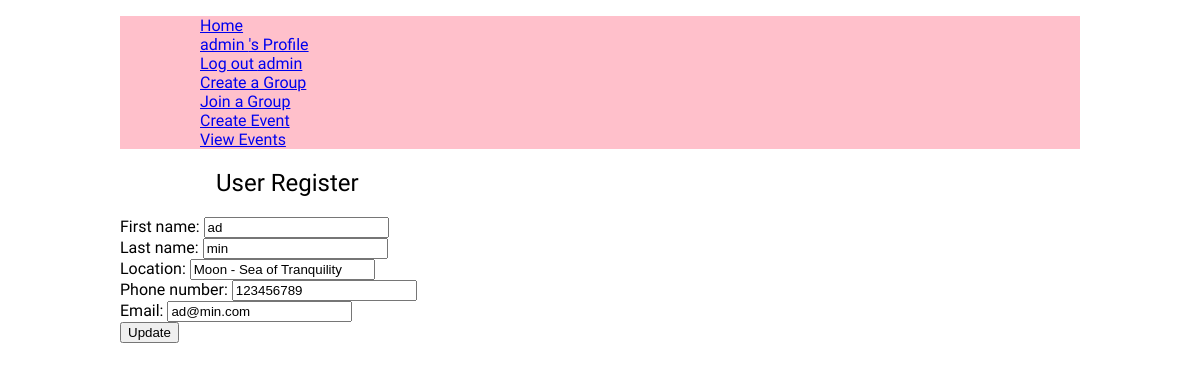
Page /user/edit/1 (signed in) on the committed database.
### user_profile/models.py (models this page shows, shortened)
class CustomUser(AbstractUser):
    location = models.CharField(max_length=100, blank=True)
    phone_number = models.CharField( max_length=50, blank=True)
    date_joined = models.DateTimeField( auto_now_add=True)

### user_profile/views.py (the view)
# urls.py: path('edit/<int:user_id>', views.edit_view, name='edit_view'),
@login_required
def edit_view(request, user_id):
    user = get_object_or_404(CustomUser, pk=user_id)
    if request.method == 'POST':
        form = CustomUserFormEdit(request.POST, instance=user,)
        if form.is_valid():
            form.save()
            return redirect('user:profile')
    else:
        form = CustomUserFormEdit(instance=user, )
    return render(request, 'user_profile/edit.html', {'form': form, 'user': user})

### user_profile/forms.py
class CustomUserFormEdit(forms.ModelForm):
    email = forms.EmailField(required=True)
    class Meta:
        model = User
        fields = ('first_name', 'last_name', 'location', 'phone_number', 'email')
        widgets = {
            'first_name': forms.TextInput(attrs={'maxlength': 50}),
            'last_name': forms.TextInput(attrs={'maxlength': 50}),
        }

### user_profile/templates/user_profile/edit.html (shortened to what this page needs)
{% extends "base.html" %}
{% block content %}
    <section>
        <h1>User Register</h1>
        <form  method="post" class="form-with-validation">
            {{form}}
            <button>Update</button>
        </form>
    </section>
{% endblock content %}

### armonario_proj/templates/layout.html (shortened to what this page needs)
{% load static %}
{% url 'home' as home_url %}
{% url "profile" as profile_url %}
<!DOCTYPE html>
<html lang="en">
<head>
    <link rel="stylesheet" href="{% static 'css/style.css' %}">
</head>
<body>
    <header>
        <div>
            <nav>
                <ul>
                    {% if request.path != '/' %}
                        <ul><a href="/">Home</a></ul>
                    {% endif %}
                    {% if user.is_authenticated %}
                        <ul><a href="{% url "user:profile" %}">{{user.username}} 's Profile</a></ul>
                        <ul><a href="{% url "user:logout" %}">Log out {{user.username}}</a></ul>
                        <ul><a href="{% url "group:create" %}">Create a Group</a></ul>
                        <ul><a href="{% url "group:join" %}">Join a Group</a></ul>
                        <ul><a href="{% url "event:create" %}">Create Event</a></ul>
                        <ul><a href="{% url "calendar:list" %}">View Events</a></ul>
                    {% else %}
                        <ul><a href="{% url "user:login" %}">Log in</a></ul>
                        <ul><a href="{% url "user:register" %}">Register</a></ul>
                    {% endif %}
                </ul>
            </nav>
        </div>
    </header>
    <main >
        {% block content %}{% endblock content %}
    </main>
</body>
</html>

### armonario_proj/static/css/style.css (style rules this page uses)
:root { --title-font: "Tagesschrift", system-ui; --secondary-font: "Yuji Syuku", serif; }
h1 { font-family: var(--title-font); font-weight: 400; padding-left: 10%; }
body { margin: auto; width: 80%; font-family: var(--secondary-font); min-height: 100dvh; }
header { background-color: pink; }

### rows in the picture
CustomUser: username "admin", first_name "ad", last_name "min", location "Moon - Sea of Tranquility", phone_number "123456789", email "ad@min.com"
